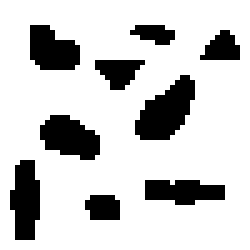
#> input picture grids/grid2.bmp, 50 x 50 px, given in place of grid_general2.bmp, which was not available (shown 5 times larger)
$ python render_grid.py
#> lines starting #> are read from the running program, lines starting #| are printed output that depends on the picture; after the words box and inside, x2 and y2 are one past the last pixel; in counts of white or black regions, pixels touching at a corner belong together
# Renders grids as bigger PNG images.
# Run from project root with command: python -m src.misc.render_grid

import numpy as np
from PIL import Image, ImageDraw

maps = ["grid_general2", "west_green_small"]
draw_size = 10

for map in maps:
    # Load grid from map
    img = Image.open("grids/" + map + ".bmp", "r")
#> img is the input picture: PIL image 50x50 RGB; 79.8% white; 9 black regions, largest, box (x1, y1, x2, y2) and area: (27, 15, 39, 28) 95, (8, 23, 20, 32) 76, (2, 32, 8, 48) 75
    width, height = img.size
#> width = 50; height = 50
    data = img.getdata()
    grid_width = width
#> grid_width = 50
    grid_height = height
#> grid_height = 50
    grid = np.array(data).reshape((height, width, len(img.getbands())))
    grid = grid[:, :, 1] # use only first channel
    grid = 1 - np.sign(grid)

    with Image.new(mode="RGB", size=(grid_width*draw_size, grid_height*draw_size)) as img:
#> img: PIL image 500x500 RGB; every value is 0
        draw = ImageDraw.Draw(img)

        for y in range(0, grid_height):
            for x in range(0, grid_width):
                color = "#000000" if grid[y, x] == 1 else "white"

                draw.rectangle(
                    xy=[(x*draw_size, y*draw_size), ((x+1)*draw_size, (y+1)*draw_size)],
                    #outline=(0, 0, 0),
                    fill=color
                )

        img.save("docs-new/graphics/" + map + ".png")
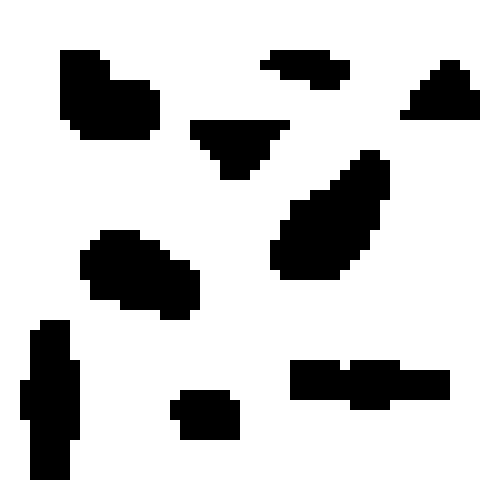
#> saved as grid_general2.png: PIL image 500x500 RGB; 79.8% white; 9 black regions, largest, box (x1, y1, x2, y2) and area: (270, 150, 390, 280) 9500, (80, 230, 200, 320) 7600, (20, 320, 80, 480) 7500
#> pass 2 of the loop `for map in maps:`:
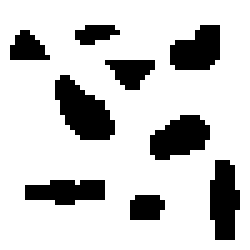
#> input picture grids/grid2_mirrored.bmp, 50 x 50 px, given in place of west_green_small.bmp, which was not available (shown 5 times larger)
#> img is the input picture: PIL image 50x50 RGB; 79.8% white; 9 black regions, largest, box (x1, y1, x2, y2) and area: (11, 15, 23, 28) 95, (30, 23, 42, 32) 76, (42, 32, 48, 48) 75
#> `img.save("docs-new/graphics/" + map + ".png")`:
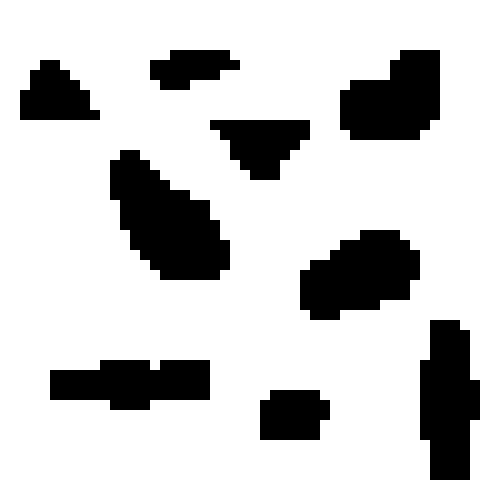
#> saved as west_green_small.png: PIL image 500x500 RGB; 79.8% white; 9 black regions, largest, box (x1, y1, x2, y2) and area: (110, 150, 230, 280) 9500, (300, 230, 420, 320) 7600, (420, 320, 480, 480) 7500
